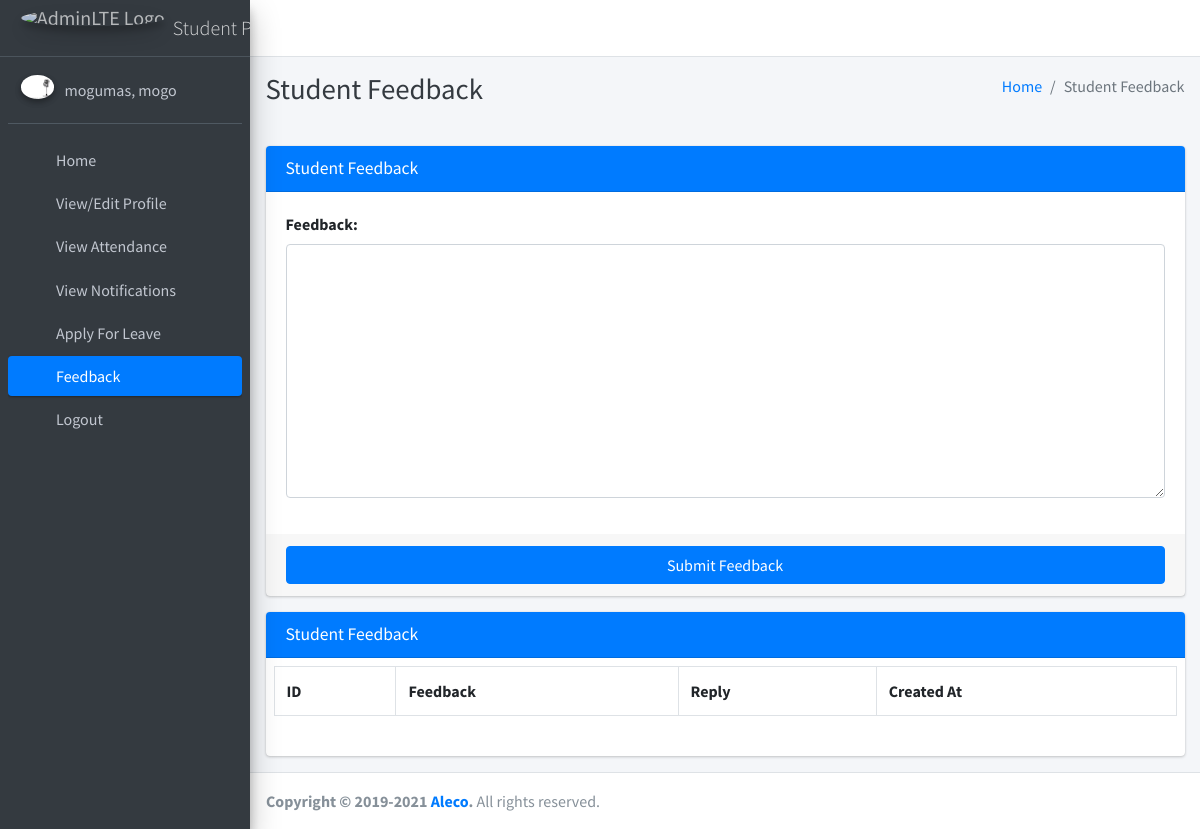
The page /student/feedback/ (signed in) on the database its author committed.
### main_app/models.py (models this page shows)
class CustomUser(AbstractUser):
    USER_TYPE = ((1, "HOD"), (2, "Staff"), (3, "Student"))
    GENDER = [("M", "Male"), ("F", "Female")]
    username = None  # Removed username, using email instead
    email = models.EmailField(unique=True)
    user_type = models.CharField(default=1, choices=USER_TYPE, max_length=1)
    gender = models.CharField(max_length=1, choices=GENDER)
    profile_pic = models.ImageField()
    address = models.TextField()
    fcm_token = models.TextField(default="")  # For firebase notifications
    created_at = models.DateTimeField(auto_now_add=True)
    updated_at = models.DateTimeField(auto_now=True)
    USERNAME_FIELD = "email"
    REQUIRED_FIELDS = []
    objects = CustomUserManager()
    def __str__(self):
        return self.last_name + ", " + self.first_name

### main_app/student_views.py (the view, shortened to what this page needs)
# urls.py: path("student/feedback/", student_views.student_feedback,
def student_feedback(request):
    form = FeedbackStudentForm(request.POST or None)
    student = get_object_or_404(Student, admin_id=request.user.id)
    context = {
        'form': form,
        'feedbacks': FeedbackStudent.objects.filter(student=student),
        'page_title': 'Student Feedback'
    }
    return render(request, "student_template/student_feedback.html", context)

### main_app/forms.py
class FeedbackStudentForm(FormSettings):
    def __init__(self, *args, **kwargs):
        super(FeedbackStudentForm, self).__init__(*args, **kwargs)
    class Meta:
        model = FeedbackStudent
        fields = ['feedback']

### main_app/templates/student_template/student_feedback.html (shortened to what this page needs)
{% extends 'main_app/base.html' %}
{% load static %}
{% block page_title %}{{page_title}}{% endblock page_title %}
{% block content %}
<section class="content">
    <div class="container-fluid">
        <div class="row">
            <div class="col-md-12">
                <div class="card card-primary">
                    <div class="card-header">
                        <h3 class="card-title">{{page_title}}</h3>
                    </div>
                    {% include "main_app/form_template.html" with messages=messages  form=form button_text="Submit Feedback"%}
                </div>
<div class="card card-primary">
    <div class="card-header"><h3 class="card-title">{{page_title}}</h3>
    </div>
   <div class="table p-2">
       <table class="table table-bordered">
           <tr>
               <th>ID</th>
               <th>Feedback</th>
               <th>Reply</th>
            <th>Created At</th>
        </tr>
        </table>
    </div>
    </div>
            </div>
        </div>
    </div>
</section>
{% endblock content %}

### main_app/templates/main_app/sidebar_template.html (shortened to what this page needs)
{% load static %}
<aside class="main-sidebar sidebar-dark-primary elevation-4">
{% if request.user.user_type == '1' %}
    <a href="{% url 'admin_home' %}" class="brand-link">
        <img src="{% static 'dist/img/AdminLTELogo.png' %} " alt="AdminLTE Logo"
            class="brand-image img-circle elevation-3" style="opacity: .8">
        <span class="brand-text font-weight-light">Admin Panel</span>
    </a>
    <div class="sidebar">
        <div class="user-panel mt-3 pb-3 mb-3 d-flex">
            <div class="image">
                <img src="{{ request.user.profile_pic}}" class="img-circle elevation-2" alt="User Image">
            </div>
            <div class="info">
                <a href="#" class="d-block">{{user}}</a>
            </div>
        </div>
        <nav class="mt-2">
            <ul class="nav nav-pills nav-sidebar flex-column" data-widget="treeview" role="menu" data-accordion="false">
                <li class="nav-item">
                    {% url 'admin_home' as admin_home %}
                    <a href="{{admin_home}}" class="nav-link {% if admin_home == request.path %} active {% endif %}">
                        <i class="nav-icon fas fa-th"></i>
                        <p>
                            Home
                        </p>
                    </a>
                </li>
                <li class="nav-item">
                    {% url 'admin_view_profile' as admin_view_profile %}
                    <a href="{{admin_view_profile}}" class="nav-link {% if admin_view_profile == request.path %} active {% endif %}">
                        <i class="nav-icon fas fa-th"></i>
                        <p>
                            View/Edit Profile
                        </p>
                    </a>
                </li>
                <li class="nav-item">
                    {% url 'admin_notify_staff' as admin_notify_staff %}
                    <a href="{{admin_notify_staff}}" class="nav-link {% if admin_notify_staff == request.path %} active {% endif %}">
                        <i class="nav-icon fas fa-th"></i>
                        <p>
                            Notify Staff
                        </p>
                    </a>
                </li>
                <li class="nav-item">
                    {% url 'admin_notify_student' as admin_notify_student %}
                    <a href="{{admin_notify_student}}" class="nav-link {% if admin_notify_student == request.path %} active {% endif %}">
                        <i class="nav-icon fas fa-th"></i>
                        <p>
                            Notify Student
                        </p>
                    </a>
                </li>
                <li class="nav-item">
                    {% url 'add_staff' as add_staff %}
                    <a href="{{add_staff}}" class="nav-link {% if add_staff == request.path %} active {% endif %}">
                        <i class="nav-icon fas fa-th"></i>
                        <p>
                            Add Staff
                        </p>
                    </a>
                </li>
                <li class="nav-item">
                    {% url 'manage_staff' as manage_staff %}
                    {% url 'edit_staff' staff_id as edit_staff %}
                    <a href="{{manage_staff}}"
                        class="nav-link {% if manage_staff == request.path or request.path == edit_staff %} active {% endif %}">
                        <i class="nav-icon fas fa-th"></i>
                        <p>
                            Manage Staff
                        </p>
                    </a>
                </li>
                <li class="nav-item">
                    {% url 'add_student' as add_student%}
                    <a href="{{add_student}}" class="nav-link  {% if add_student == request.path %} active {% endif %}">
                        <i class="nav-icon fas fa-th"></i>
                        <p>
                            Add Student
                        </p>
                    </a>
                </li>
                <li class="nav-item">
                    {% url 'manage_student' as manage_student %}
                    {% url 'edit_student' student_id as edit_student %}
                    <a href="{{manage_student}}"
                        class="nav-link  {% if edit_student == request.path or manage_student == request.path %} active {% endif %}">
                        <i class="nav-icon fas fa-th"></i>
                        <p>
                            Manage Student
                        </p>
                    </a>
                </li>
                <li class="nav-item">
                    {% url 'add_course' as add_course %}
                    <a href="{{add_course}}" class="nav-link  {% if add_course == request.path %} active {% endif %}">
                        <i class="nav-icon fas fa-th"></i>
                        <p>
                            Add Course
                        </p>
                    </a>
                </li>
                <li class="nav-item">
                    {% url 'manage_course' as manage_course %}
                    {% url 'edit_course' course_id as edit_course %}
                    <a href="{{manage_course}}"
                        class="nav-link  {% if edit_course == request.path or manage_course == request.path %} active {% endif %}">
                        <i class="nav-icon fas fa-th"></i>
                        <p>
                            Manage Course
                        </p>
                    </a>
                </li>
                <li class="nav-item">
                    {% url 'add_subject' as add_subject %}
                    <a href="{{add_subject}}" class="nav-link  {% if add_subject == request.path %} active {% endif %}">
                        <i class="nav-icon fas fa-th"></i>
                        <p>
                            Add Subject
                        </p>
                    </a>
                </li>
                <li class="nav-item">
                    {% url 'manage_subject' as manage_subject %}
                    {% url 'edit_subject' subject_id as edit_subject %}
                    <a href="{{manage_subject}}"
                        class="nav-link  {% if edit_subject == request.path or manage_subject == request.path %} active {% endif %}">
                        <i class="nav-icon fas fa-th"></i>
                        <p>
                            Manage Subject
                        </p>
                    </a>
                </li>
                <li class="nav-item">
                    {% url 'add_session' as add_session %}
                    <a href="{{add_session}}" class="nav-link  {% if add_session == request.path %} active {% endif %}">
                        <i class="nav-icon fas fa-th"></i>
                        <p>
                            Add Session
                        </p>
                    </a>
                </li>
                <li class="nav-item">
                {% url 'manage_session' as manage_session %}
                {% url 'edit_session' session_id as edit_session %}
                <a href="{{manage_session}}"
                    class="nav-link  {% if edit_session == request.path or manage_session == request.path %} active {% endif %}">
                    <i class="nav-icon fas fa-th"></i>
                    <p>
                        Manage Session
                    </p>
                </a>
        </li>
                <li class="nav-item">
                    {% url 'admin_view_attendance' as admin_view_attendance %}
                    <li class="nav-item">
                        <a href="{{admin_view_attendance}}" class="nav-link  {% if admin_view_attendance == request.path %} active {% endif %}">
                            <i class="nav-icon fas fa-th"></i>
                            <p>
                                View Attendance
                            </p>
                        </a>
                    </li>
            <li class="nav-item">
                {% url 'student_feedback_message' as student_feedback_message %}
                <a href="{{ student_feedback_message }}" class="nav-link  {% if student_feedback_message == request.path %} active {% endif %}">
                    <i class="nav-icon fas fa-th"></i>
                    <p>
                        Student Feedback
                        </p>
                    </a>
                </li>
                <li class="nav-item">
                {% url 'staff_feedback_message' as staff_feedback_message %}
                    <a href="{{staff_feedback_message}}" class="nav-link   {% if staff_feedback_message == request.path %} active {% endif %}">
                        <i class="nav-icon fas fa-th"></i>
                        <p>
                            Staff Feedback
                        </p>
                    </a>
                </li>
                <li class="nav-item">
                {% url 'view_staff_leave' as view_staff_leave %}
                    <a href="{{view_staff_leave}}" class="nav-link  {% if view_staff_leave == request.path %} active {% endif %}">
                        <i class="nav-icon fas fa-th"></i>
                        <p>
                            Staff Leave
                        </p>
                    </a>
                </li>
                <li class="nav-item">
                {% url 'view_student_leave' as view_student_leave %}
                    <a href="{% url 'view_student_leave' %}" class="nav-link  {% if view_student_leave == request.path %} active {% endif %}">
                        <i class="nav-icon fas fa-th"></i>
                        <p>
                            Student Leave
                        </p>
                    </a>
                </li>
{% else %}
    <a href="" class="brand-link">
        <img src="{% static 'dist/img/AdminLTELogo.png' %} " alt="AdminLTE Logo"
            class="brand-image img-circle elevation-3" style="opacity: .8">
        <span class="brand-text font-weight-light">Student Panel</span>
    </a>
    <div class="sidebar">
        <div class="user-panel mt-3 pb-3 mb-3 d-flex">
            <div class="image">
                <img src="{{ request.user.profile_pic}}" class="img-circle elevation-2" alt="User Image">
            </div>
            <div class="info">
                <a href="#" class="d-block">{{user}}</a>
            </div>
        </div>
        <nav class="mt-2">
            <ul class="nav nav-pills nav-sidebar flex-column" data-widget="treeview" role="menu" data-accordion="false">
                <li class="nav-item">
                    {% url 'student_home' as student_home %}
                    <a href="{{student_home}}" class="nav-link {% if student_home == request.path %} active {% endif %}">
                        <i class="nav-icon fas fa-th"></i>
                        <p>
                            Home
                        </p>
                    </a>
                </li>
                <li class="nav-item">
                    {% url 'student_view_profile' as student_view_profile %}
                    <a href="{{student_view_profile}}" class="nav-link {% if student_view_profile == request.path %} active {% endif %}">
                        <i class="nav-icon fas fa-th"></i>
                        <p>
                            View/Edit Profile
                        </p>
                    </a>
                </li>
                <li class="nav-item">
                    {% url 'student_view_attendance' as student_view_attendance %}
                    <a href="{{student_view_attendance}}" class="nav-link {% if student_view_attendance == request.path %} active {% endif %}">
                        <i class="nav-icon fas fa-th"></i>
                        <p>View Attendance</p>
                    </a>
                </li>
                <li class="nav-item">
                    {% url 'student_view_notification' as student_view_notification %}
                    <a href="{{student_view_notification}}" class="nav-link {% if student_view_notification == request.path %} active {% endif %}">
                        <i class="nav-icon fas fa-th"></i>
                        <p>
                           View Notifications
                        </p>
                    </a>
                </li>
                <li class="nav-item">
                    {% url 'student_apply_leave' as student_apply_leave %}
                    <a href="{{student_apply_leave}}" class="nav-link {% if student_apply_leave == request.path %} active {% endif %}">
                        <i class="nav-icon fas fa-th"></i>
                        <p>
                           Apply For Leave
                        </p>
                    </a>
                </li>
                <li class="nav-item">
                    {% url 'student_feedback' as student_feedback %}
                    <a href="{{student_feedback}}" class="nav-link {% if student_feedback == request.path %} active {% endif %}">
                        <i class="nav-icon fas fa-th"></i>
                        <p>
                           Feedback
                        </p>
                    </a>
                </li>
{% endif %}
<li class="nav-item">
    <a href="{% url 'user_logout' %}" onclick="return confirm('Your session would be terminated.\n\nProceed?')" class="nav-link">
        <i class="nav-icon fas fa-th"></i>
        <p>
            Logout
        </p>
    </a>
</li>
</ul>
</nav>
</div>
</aside>

### rows shown on the page
CustomUser: user.profile_pic (picture), last_name+first_name "mogumas, mogo"

### other values the page prints
{{ page_title }} "Student Feedback"
{{ field.label_tag }} "Feedback:"
{{ button_text }} "Submit Feedback"
